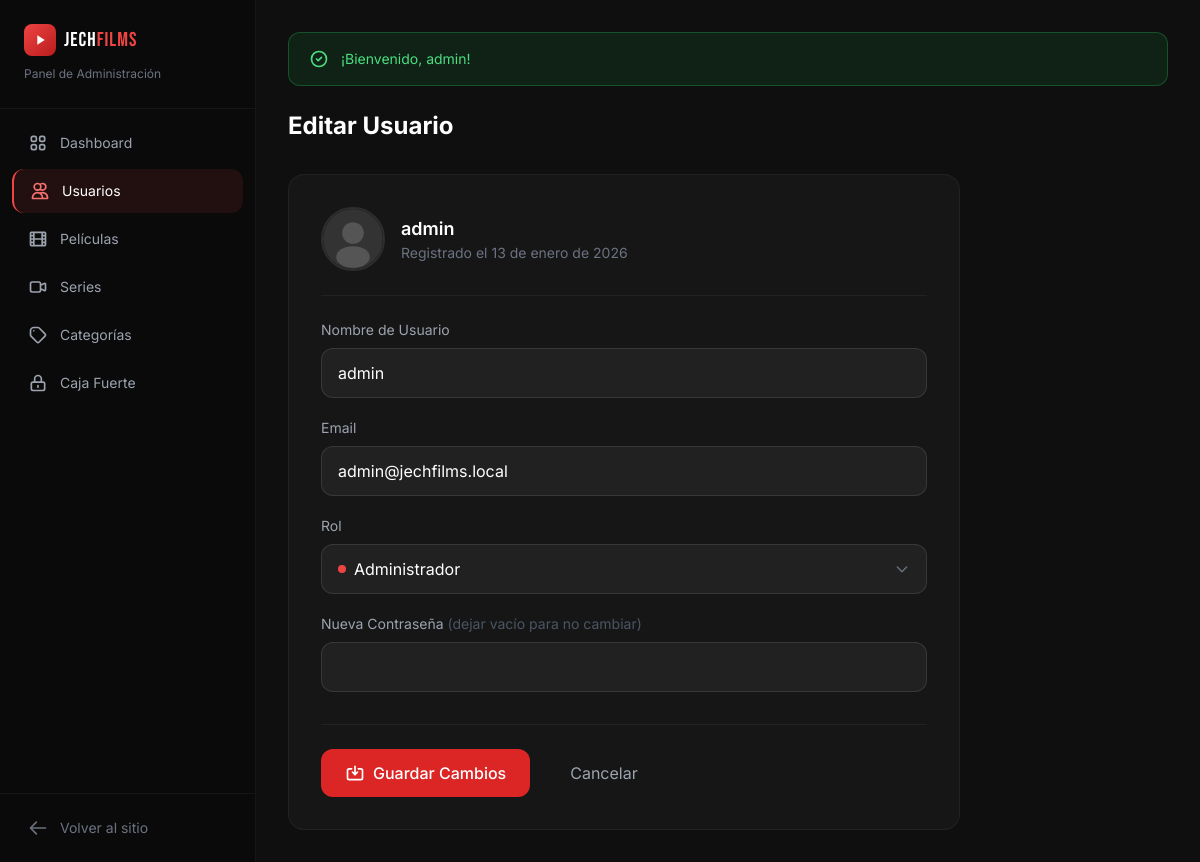
The app's page /admin/users/edit/1 (signed in) with its own data.
### tables this page shows
CREATE TABLE users (
    id INT PRIMARY KEY AUTO_INCREMENT,
    username VARCHAR(50) NOT NULL UNIQUE,
    email VARCHAR(100) NOT NULL UNIQUE,
    password VARCHAR(255) NOT NULL,
    avatar VARCHAR(255) DEFAULT NULL,
    role ENUM('user', 'admin') DEFAULT 'user',
    created_at TIMESTAMP DEFAULT CURRENT_TIMESTAMP,
    updated_at TIMESTAMP DEFAULT CURRENT_TIMESTAMP ON UPDATE CURRENT_TIMESTAMP,
    
    INDEX idx_email (email),
    INDEX idx_role (role)
);

### controllers/admin/UsersController.php (called while the page is built, shortened)
<?php
class UsersController {
    private User $userModel;
    public function __construct() {
        $this->userModel = new User();
    }
    public function edit(int $id = 0): void {
        $user = $this->userModel->find($id);
        require_once VIEWS_PATH . '/admin/users/edit.php';
    }
}

### public/index.php (called while the page is built, shortened)
<?php
require_once __DIR__ . '/../config/database.php';
require_once __DIR__ . '/../helpers/functions.php';
$requestUri = $_SERVER['REQUEST_URI'];
$basePath = parse_url(BASE_URL, PHP_URL_PATH) ?: '';
$path = str_replace($basePath, '', parse_url($requestUri, PHP_URL_PATH));
$path = trim($path, '/');
$segments = explode('/', $path);
$controller = $segments[0] ?? 'home';
$action = $segments[1] ?? 'index';
$params = array_slice($segments, 2);
if ($controller === 'admin' && isset($segments[1])) {
    $action = $segments[2] ?? 'index';
    $params = array_slice($segments, 3);
}
$controllerInstance = new $className();
call_user_func_array([$controllerInstance, $action], $params);

### config/database.php (called while the page is built, shortened)
<?php
function getConnection(): PDO {
    static $pdo = null;
    if ($pdo === null) {
        $dsn = sprintf(
            'mysql:host=%s;dbname=%s;charset=%s',
            DB_HOST,
            DB_NAME,
            DB_CHARSET
        );
        $options = [
            PDO::ATTR_ERRMODE => PDO::ERRMODE_EXCEPTION,
            PDO::ATTR_DEFAULT_FETCH_MODE => PDO::FETCH_ASSOC,
            PDO::ATTR_EMULATE_PREPARES => false,
        ];
        try {
            $pdo = new PDO($dsn, DB_USER, DB_PASS, $options);
        } catch (PDOException $e) {
            die('Error de conexión a la base de datos. Por favor, verifica la configuración.');
        }
    }
    return $pdo;
}

### models/Model.php (called while the page is built, shortened)
<?php
abstract class Model {
    protected PDO $db;
    protected string $table;
    protected string $primaryKey = 'id';
    public function __construct() {
        $this->db = getConnection();
    }
    public function find(int $id): ?array {
        $sql = "SELECT * FROM {$this->table} WHERE {$this->primaryKey} = :id LIMIT 1";
        $stmt = $this->db->prepare($sql);
        $stmt->execute(['id' => $id]);
        $result = $stmt->fetch();
        return $result ?: null;
    }
}

### helpers/functions.php (called while the page is built, shortened)
<?php
function e(string $string): string {
    return htmlspecialchars($string, ENT_QUOTES, 'UTF-8');
}
function url(string $path = ''): string {
    return rtrim(BASE_URL, '/') . '/' . ltrim($path, '/');
}
function formatDate(string $date): string {
    $timestamp = strtotime($date);
    $months = [
        1 => 'enero', 2 => 'febrero', 3 => 'marzo', 4 => 'abril',
        5 => 'mayo', 6 => 'junio', 7 => 'julio', 8 => 'agosto',
        9 => 'septiembre', 10 => 'octubre', 11 => 'noviembre', 12 => 'diciembre'
    ];
    $day = date('j', $timestamp);
    $month = $months[(int)date('n', $timestamp)];
    $year = date('Y', $timestamp);
    return "$day de $month de $year";
}
function avatarUrl(?string $avatar): string {
    return url('assets/images/default-avatar.svg');
}

### views/admin/users/edit.php (the view, shortened to what this page needs)
<div class="max-w-2xl">
    <h1 class="text-2xl font-bold mb-8">Editar Usuario</h1>
    <form action="<?= url('admin/users/update/' . $user['id']) ?>" method="POST" class="bg-[#161616] rounded-2xl border border-white/5 p-8">
        <div class="flex items-center gap-4 pb-6 mb-6 border-b border-white/5">
            <img src="<?= avatarUrl($user['avatar']) ?>" alt="" class="w-16 h-16 rounded-full object-cover border-2 border-white/10">
            <div>
                <p class="font-semibold text-lg"><?= e($user['username']) ?></p>
                <p class="text-sm text-gray-500">Registrado el <?= formatDate($user['created_at']) ?></p>
            </div>
        </div>
        <div class="space-y-5">
            <div>
                <label class="block text-sm text-gray-400 mb-2">Nombre de Usuario</label>
                <input type="text" name="username" value="<?= e($user['username']) ?>" required
                       class="w-full bg-white/5 border border-white/10 rounded-xl px-4 py-3 focus:outline-none focus:border-red-500 transition">
            </div>
            <div>
                <label class="block text-sm text-gray-400 mb-2">Email</label>
                <input type="email" name="email" value="<?= e($user['email']) ?>" required
                       class="w-full bg-white/5 border border-white/10 rounded-xl px-4 py-3 focus:outline-none focus:border-red-500 transition">
            </div>
            <div>
                <label class="block text-sm text-gray-400 mb-2">Rol</label>
                <div class="relative" id="role-dropdown">
                    <button type="button" class="w-full flex items-center justify-between bg-white/5 border border-white/10 rounded-xl px-4 py-3 text-left transition hover:border-white/20" onclick="toggleRoleDropdown()">
                        <span id="role-label" class="flex items-center gap-2">
                            <?php if ($user['role'] === 'admin'): ?>
                            <span class="w-2 h-2 rounded-full bg-red-500"></span>
                            Administrador
                            <?php else: ?>
                            <span class="w-2 h-2 rounded-full bg-blue-500"></span>
                            Usuario
                            <?php endif; ?>
                        </span>
                        <svg class="w-4 h-4 text-gray-500 transition-transform" fill="none" stroke="currentColor" viewBox="0 0 24 24" id="role-arrow">
                            <path stroke-linecap="round" stroke-linejoin="round" stroke-width="2" d="M19 9l-7 7-7-7"/>
                        </svg>
                    </button>
                </div>
            </div>
            <div>
                <label class="block text-sm text-gray-400 mb-2">Nueva Contraseña <span class="text-gray-600">(dejar vacío para no cambiar)</span></label>
                <input type="password" name="new_password" minlength="6"
                       class="w-full bg-white/5 border border-white/10 rounded-xl px-4 py-3 focus:outline-none focus:border-red-500 transition">
            </div>
        </div>
        <div class="flex items-center gap-4 mt-8 pt-6 border-t border-white/5">
            <button type="submit" class="flex items-center gap-2 bg-red-600 hover:bg-red-700 px-6 py-3 rounded-xl font-medium transition">
                <svg class="w-5 h-5" fill="none" stroke="currentColor" viewBox="0 0 24 24">
                    <path stroke-linecap="round" stroke-linejoin="round" stroke-width="2" d="M8 7H5a2 2 0 00-2 2v9a2 2 0 002 2h14a2 2 0 002-2V9a2 2 0 00-2-2h-3m-1 4l-3 3m0 0l-3-3m3 3V4"/>
                </svg>
                Guardar Cambios
            </button>
            <a href="<?= url('admin/users') ?>" class="px-6 py-3 rounded-xl text-gray-400 hover:text-white hover:bg-white/5 transition">Cancelar</a>
        </div>
    </form>
</div>
<?php
require_once VIEWS_PATH . '/layouts/admin.php';
?>

### records on screen
users: username "admin", created_at "13 de enero de 2026", email "admin@jechfilms.local"

### other values on screen
$item[1] "Dashboard"
$item[1] "Usuarios"
$item[1] "Películas"
$item[1] "Series"
$item[1] "Categorías"
$item[1] "Caja Fuerte"
$flash['message'] "¡Bienvenido, admin!"
